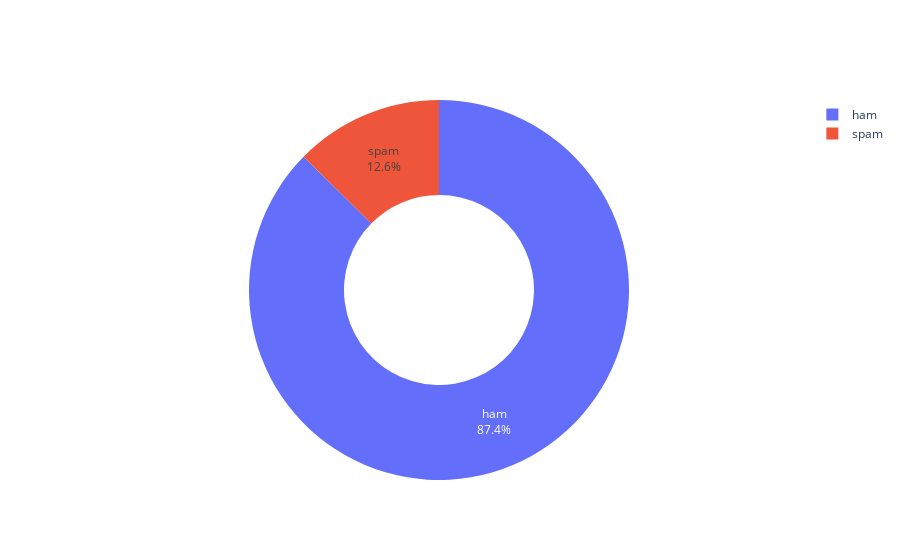

The notebook cell this image was saved under:
### Code cell
import plotly.graph_objects as go
labels = ['ham','spam']
values = df['target'].value_counts()
fig = go.Figure(data=[go.Pie(labels=labels, values=values, textinfo='label+percent', hole=0.5)])
fig.show()

### Figure 1 — Plotly figure (JSON) as saved in the notebook; plotly's stock layout.template omitted (floating-point values rounded to 4 significant figures)
{"data": [{"hole": 0.5, "labels": ["ham", "spam"], "textinfo": "label+percent", "type": "pie", "values": [4516, 653]}], "layout": {"autosize": true}}
